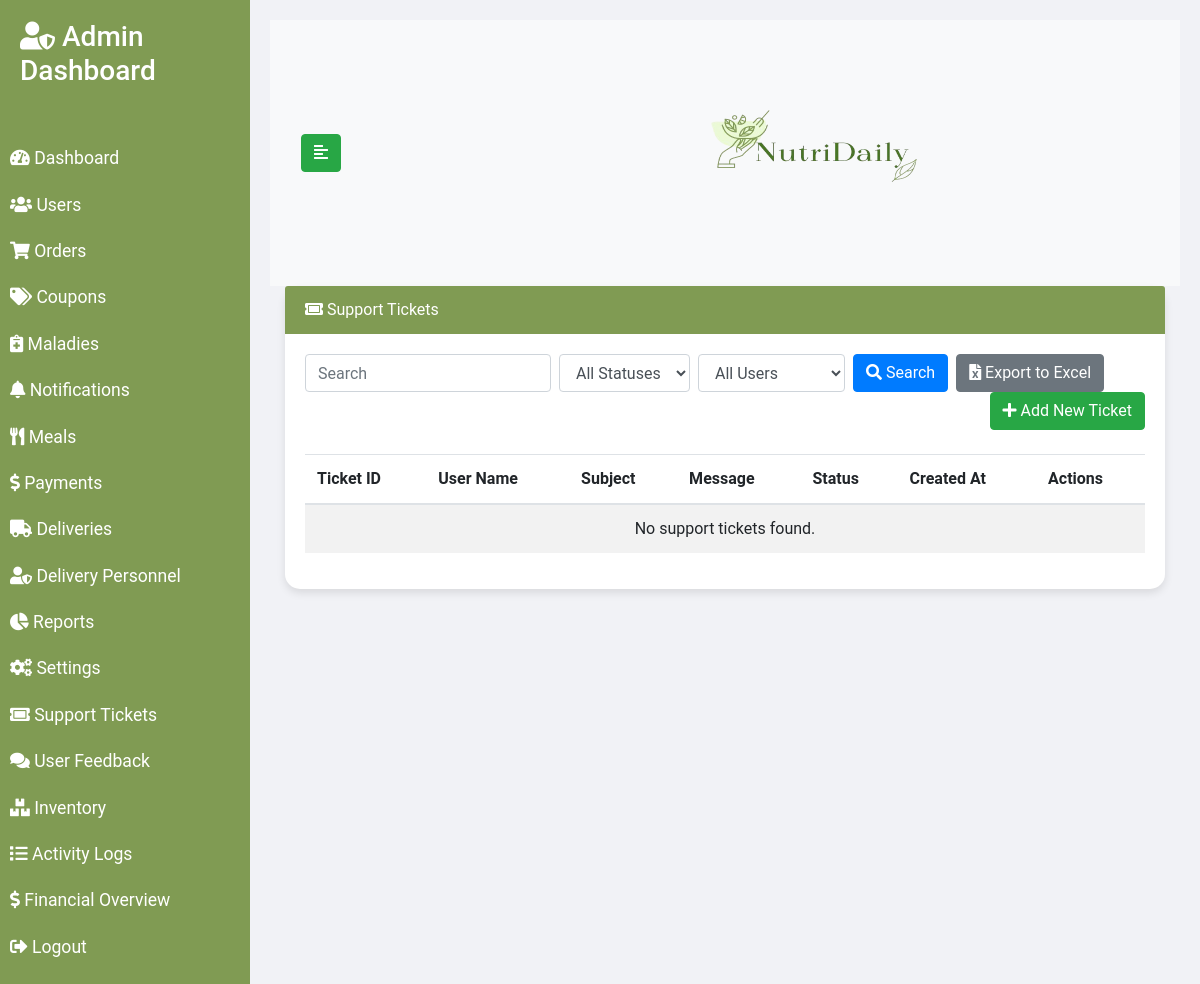
The app's page /support_tickets.php (signed in), older data.
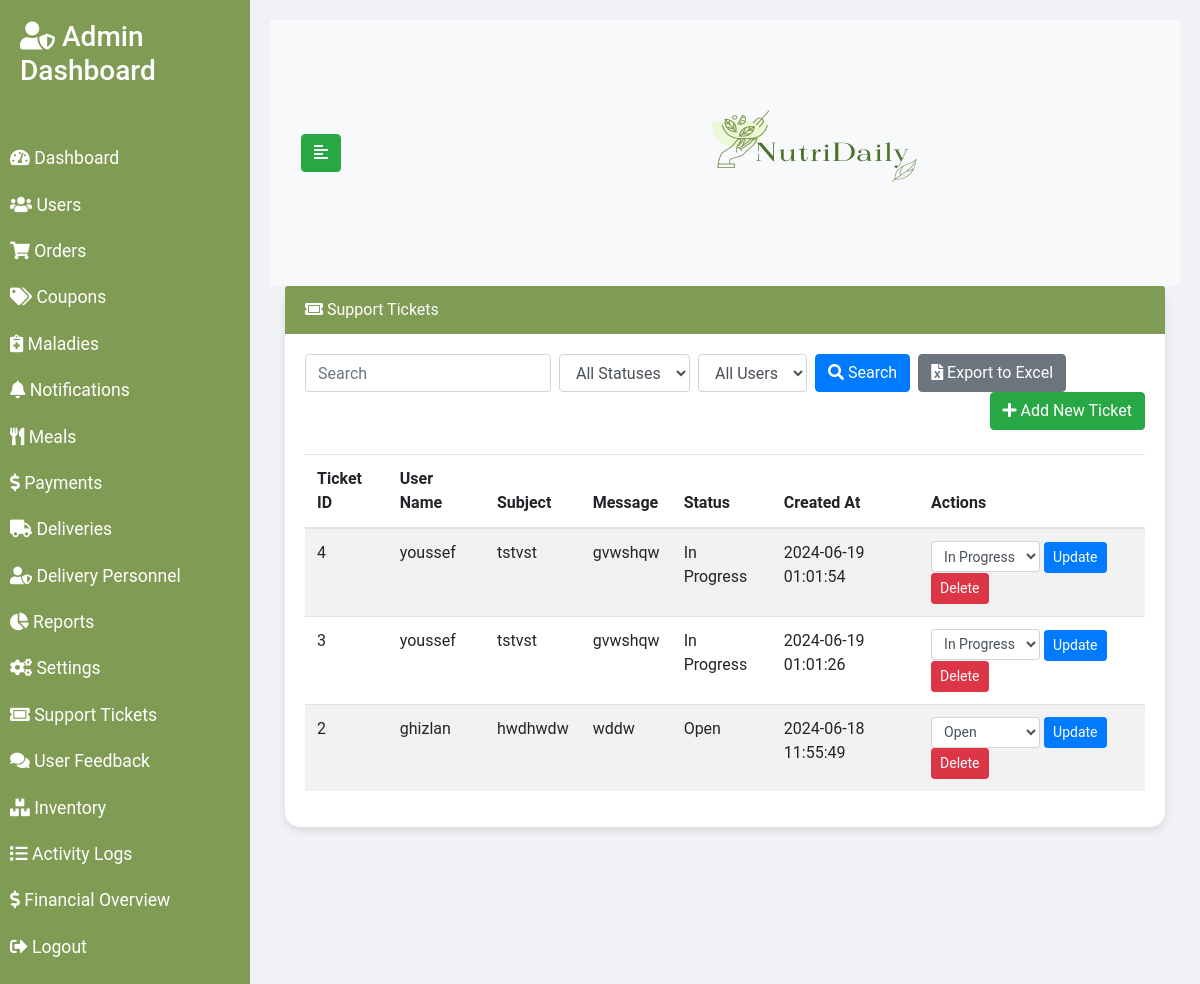
The same page, newer data.
### tables this page shows
CREATE TABLE `support_tickets` (
  `ticket_id` int(11) NOT NULL,
  `user_id` int(11) NOT NULL,
  `subject` varchar(255) NOT NULL,
  `message` text NOT NULL,
  `status` varchar(50) NOT NULL DEFAULT 'Open',
  `created_at` timestamp NOT NULL DEFAULT CURRENT_TIMESTAMP
);

CREATE TABLE `users` (
  `user_id` int(11) NOT NULL,
  `name` varchar(100) DEFAULT NULL,
  `email` varchar(100) DEFAULT NULL,
  `password` varchar(255) DEFAULT NULL,
  `malady_id` int(11) DEFAULT NULL,
  `address_id` int(11) DEFAULT NULL,
  `phone` varchar(15) DEFAULT NULL,
  `created_at` timestamp NOT NULL DEFAULT CURRENT_TIMESTAMP,
  `updated_at` timestamp NOT NULL DEFAULT CURRENT_TIMESTAMP ON UPDATE CURRENT_TIMESTAMP
);

### support_tickets.php (the view, shortened to what the changed rows need)
<?php
require 'config/db.php';
$search_query = isset($_POST['search_query']) ? $_POST['search_query'] : '';
$status_filter = isset($_POST['status_filter']) ? $_POST['status_filter'] : '';
$user_filter = isset($_POST['user_filter']) ? $_POST['user_filter'] : '';
$supportTicketsQuery = $conn->query("SELECT st.*, u.name as user_name FROM support_tickets st JOIN users u ON st.user_id = u.user_id WHERE (st.subject LIKE '%$search_query%' OR st.message LIKE '%$search_query%' OR u.name LIKE '%$search_query%') AND (st.status LIKE '%$status_filter%') AND (st.user_id LIKE '%$user_filter%') ORDER BY created_at DESC");
$supportTickets = [];
while ($row = $supportTicketsQuery->fetch_assoc()) {
    $supportTickets[] = $row;
}
?>
<!DOCTYPE html>
<html lang="en">
<head>
    <link rel="stylesheet" href="https://maxcdn.bootstrapcdn.com/bootstrap/4.5.2/css/bootstrap.min.css">
    <link rel="stylesheet" href="https://cdnjs.cloudflare.com/ajax/libs/font-awesome/5.15.4/css/all.min.css">
</head>
<body>
<div class="wrapper">
    <div id="content">
        <div class="container-fluid">
            <div class="card">
                <div class="card-body">
                    <table class="table table-striped">
                        <thead>
                            <tr>
                                <th scope="col">Ticket ID</th>
                                <th scope="col">User Name</th>
                                <th scope="col">Subject</th>
                                <th scope="col">Message</th>
                                <th scope="col">Status</th>
                                <th scope="col">Created At</th>
                                <th scope="col">Actions</th>
                            </tr>
                        </thead>
                        <tbody>
                            <?php foreach ($supportTickets as $ticket): ?>
                                <tr>
                                    <td><?php echo $ticket['ticket_id']; ?></td>
                                    <td><?php echo $ticket['user_name']; ?></td>
                                    <td><?php echo $ticket['subject']; ?></td>
                                    <td><?php echo $ticket['message']; ?></td>
                                    <td><?php echo $ticket['status']; ?></td>
                                    <td><?php echo $ticket['created_at']; ?></td>
                                    <td>
                                        <form method="POST" action="support_tickets.php" class="d-inline">
                                            <select name="status" class="form-control form-control-sm d-inline" style="width: auto;">
                                                <option value="Open" <?php if($ticket['status'] == 'Open') echo 'selected'; ?>>Open</option>
                                                <option value="In Progress" <?php if($ticket['status'] == 'In Progress') echo 'selected'; ?>>In Progress</option>
                                            </select>
                                            <button type="submit" class="btn btn-sm btn-primary">Update</button>
                                        </form>
                                        <form method="POST" action="support_tickets.php" class="d-inline">
                                            <button type="submit" class="btn btn-sm btn-danger">Delete</button>
                                        </form>
                                    </td>
                                </tr>
                            <?php endforeach; ?>
                            <?php if (empty($supportTickets)): ?>
                                <tr>
                                    <td colspan="7" class="text-center">No support tickets found.</td>
                                </tr>
                            <?php endif; ?>
                        </tbody>
                    </table>
                </div>
            </div>
        </div>
    </div>
</div>
</body>
</html>

Row changes from the older to the newer data that the page shows:
added support_tickets: ticket_id "4", user.name "youssef", subject "tstvst", message "gvwshqw", status "In Progress", created_at "2024-06-19 01:01:54"
added support_tickets: ticket_id "3", user.name "youssef", subject "tstvst", message "gvwshqw", status "In Progress", created_at "2024-06-19 01:01:26"
added support_tickets: ticket_id "2", user.name "ghizlan", subject "hwdhwdw", message "wddw", status "Open", created_at "2024-06-18 11:55:49"
Text that changed along with them:
text no longer shown: "No support tickets found."
